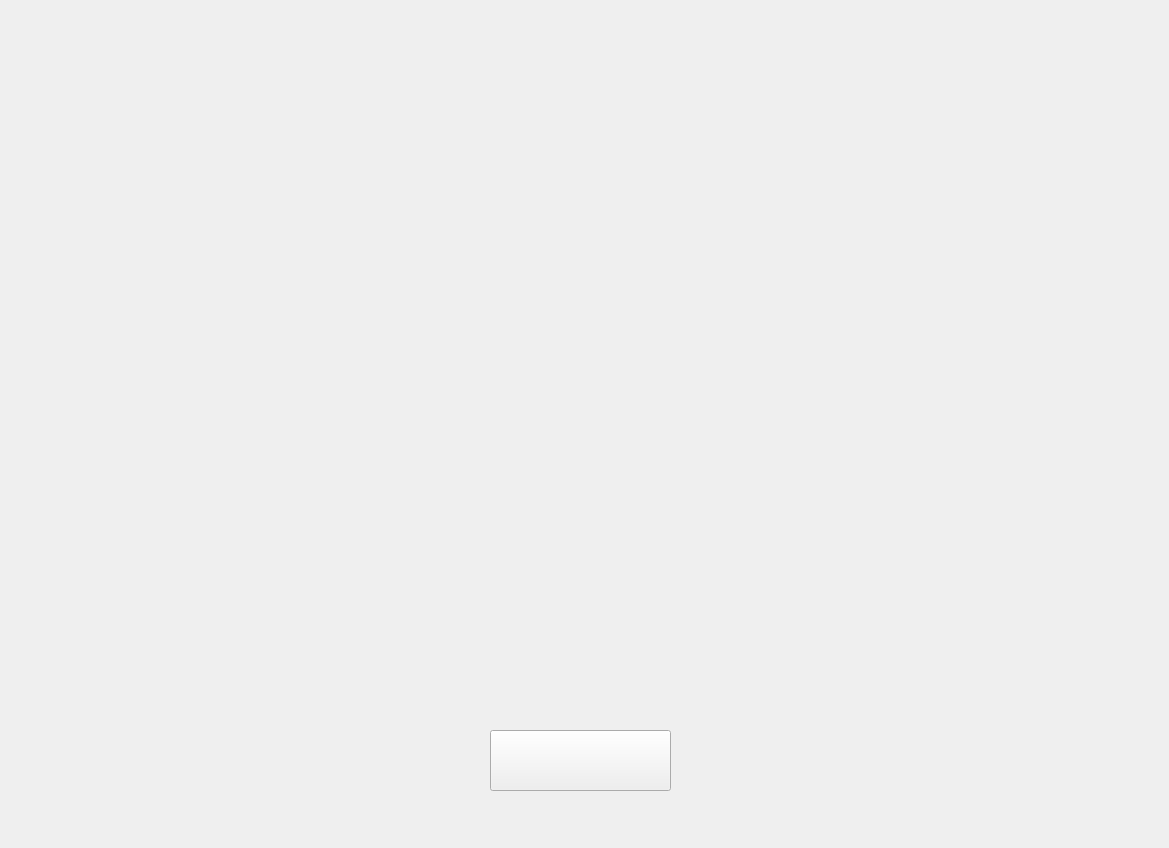
<?xml version="1.0" encoding="UTF-8"?>
<ui version="4.0">
 <class>Form</class>
 <widget class="QWidget" name="Form">
  <property name="geometry">
   <rect>
    <x>0</x>
    <y>0</y>
    <width>1169</width>
    <height>848</height>
   </rect>
  </property>
  <property name="sizePolicy">
   <sizepolicy hsizetype="Fixed" vsizetype="Fixed">
    <horstretch>0</horstretch>
    <verstretch>0</verstretch>
   </sizepolicy>
  </property>
  <property name="minimumSize">
   <size>
    <width>1169</width>
    <height>848</height>
   </size>
  </property>
  <property name="maximumSize">
   <size>
    <width>1169</width>
    <height>848</height>
   </size>
  </property>
  <property name="windowTitle">
   <string>PERUKE</string>
  </property>
  <property name="windowIcon">
   <iconset resource="background.qrc">
    <normaloff>:/newPrefix/icon.png</normaloff>:/newPrefix/icon.png</iconset>
  </property>
  <widget class="QLabel" name="background_pic">
   <property name="geometry">
    <rect>
     <x>-30</x>
     <y>-20</y>
     <width>1221</width>
     <height>881</height>
    </rect>
   </property>
   <property name="sizePolicy">
    <sizepolicy hsizetype="Preferred" vsizetype="Preferred">
     <horstretch>0</horstretch>
     <verstretch>0</verstretch>
    </sizepolicy>
   </property>
   <property name="minimumSize">
    <size>
     <width>1221</width>
     <height>881</height>
    </size>
   </property>
   <property name="maximumSize">
    <size>
     <width>1221</width>
     <height>881</height>
    </size>
   </property>
   <property name="cursor">
    <cursorShape>ArrowCursor</cursorShape>
   </property>
   <property name="layoutDirection">
    <enum>Qt::LeftToRight</enum>
   </property>
   <property name="autoFillBackground">
    <bool>false</bool>
   </property>
   <property name="styleSheet">
    <string notr="true">image: url(:/newPrefix/background.png);</string>
   </property>
   <property name="text">
    <string/>
   </property>
  </widget>
  <widget class="QPushButton" name="start_pushButton">
   <property name="geometry">
    <rect>
     <x>490</x>
     <y>730</y>
     <width>181</width>
     <height>61</height>
    </rect>
   </property>
   <property name="cursor">
    <cursorShape>PointingHandCursor</cursorShape>
   </property>
   <property name="mouseTracking">
    <bool>true</bool>
   </property>
   <property name="autoFillBackground">
    <bool>false</bool>
   </property>
   <property name="styleSheet">
    <string notr="true">border-image: url(:/newPrefix/startbutton.png);</string>
   </property>
   <property name="text">
    <string/>
   </property>
   <property name="iconSize">
    <size>
     <width>200</width>
     <height>60</height>
    </size>
   </property>
   <property name="default">
    <bool>false</bool>
   </property>
  </widget>
 </widget>
 <resources>
  <include location="background.qrc"/>
 </resources>
 <connections/>
</ui>
